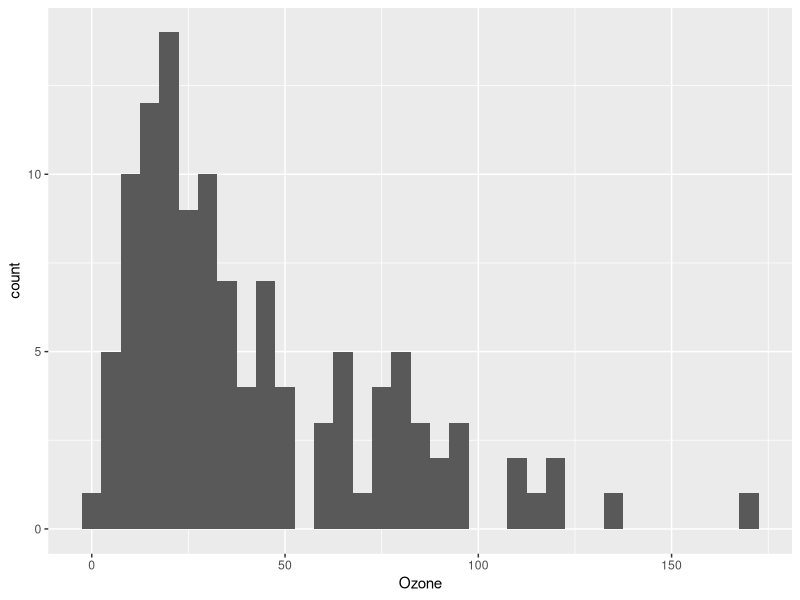
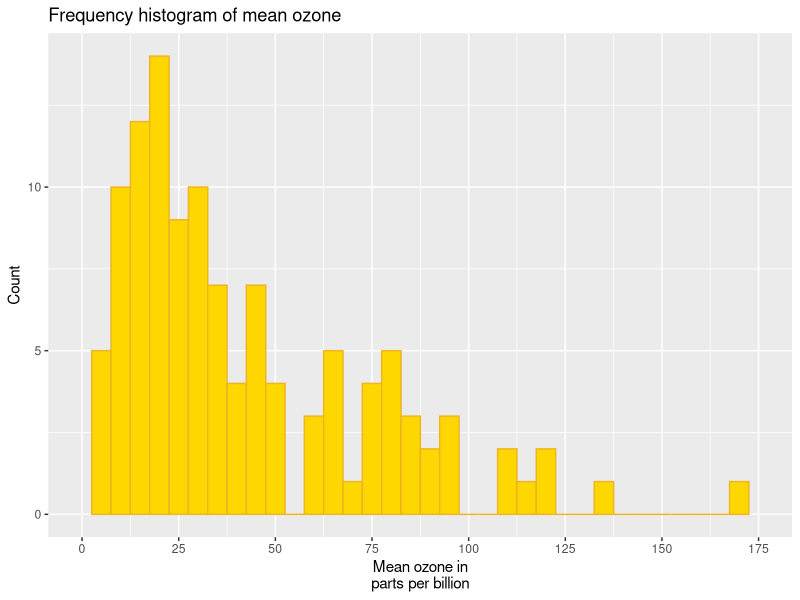
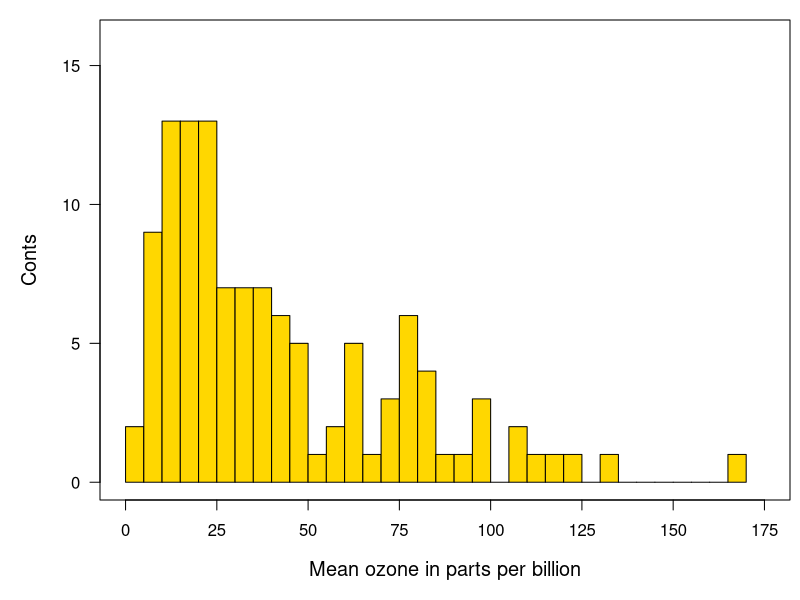

Write the R code that produced these figures, in order.
rm(list = ls())
library(datasets)
library(ggplot2)

data(airquality)
aq               <- airquality[!is.na(airquality$Ozone),] 

p7 <- ggplot(aq, aes(x = Ozone)) +
  geom_histogram(binwidth = 5)
p7

barfill <- "gold1"
barlines <- "goldenrod2"

p7 <- ggplot(aq, aes(x = Ozone)) +
  geom_histogram(aes(y = ..count..), binwidth = 5,
                 colour = barlines, fill = barfill) +
  scale_x_continuous(name = "Mean ozone in\nparts per billion",
                     
                     breaks = seq(0, 175, 25), 
                     # for the number, from = 0, to 175, by = 25
                     limits=c(0, 175)
                     # give the scale of x-axis , from = 0 to 175
                     ) +
  scale_y_continuous(name = "Count") +
  ggtitle("Frequency histogram of mean ozone")
p7


### tradition
par(mar = c(5,5,1,0.5))
plot(x=NA,y=NA,xlim = c(0, 175),ylim = c(0,16), 
     yaxt="n",
     xaxt = "n",
     xlab = 'Mean ozone in parts per billion', 
     ylab = 'Conts',#bty = 'n',
     cex.lab=1.2, cex.axis=1, cex.main=1, cex.sub=1)
axis(1, at = seq(from = 0, to = 175, by = 25))
axis(2, at = seq(from = 0, to = 15, by = 5), las = 1)

hist(aq$Ozone, breaks = 30, add = T, col = 'gold')
